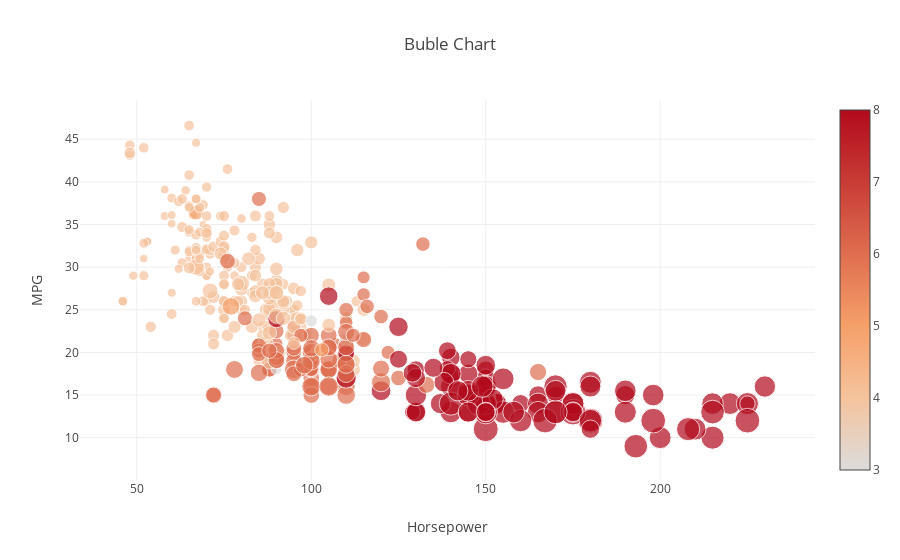

The code cell stored with this chart in its notebook:
### Code cell
data = [go.Scatter(x=df['horsepower'], 
                   y=df['mpg'],
                  text =df['name'],
                  mode ='markers',
                  marker =dict(size=df['weight']/200, 
                               color=df['cylinders'],
                              showscale=True))]

layout = go.Layout(title='Buble Chart',
                  xaxis=dict(title='Horsepower'),
                  yaxis=dict(title='MPG'))
fig = go.Figure(data=data, layout =layout)
pyo.iplot(fig)

### Figure 1 — Plotly figure (JSON) as saved in the notebook; plotly's stock layout.template omitted (floating-point values rounded to 4 significant figures; data arrays with more than 128 entries replaced by an {"elided": "..."} marker saying what was removed)
{"data": [{"marker": {"color": {"elided": "398 int values"}, "showscale": true, "size": {"elided": "398 float values"}}, "mode": "markers", "text": {"elided": "398 str values"}, "type": "scatter", "uid": "a13cef9d-e037-4a66-898c-27b30c9016ed", "x": {"elided": "398 str values"}, "y": {"elided": "398 float values"}}], "layout": {"title": {"text": "Buble Chart"}, "xaxis": {"title": {"text": "Horsepower"}}, "yaxis": {"title": {"text": "MPG"}}}}
